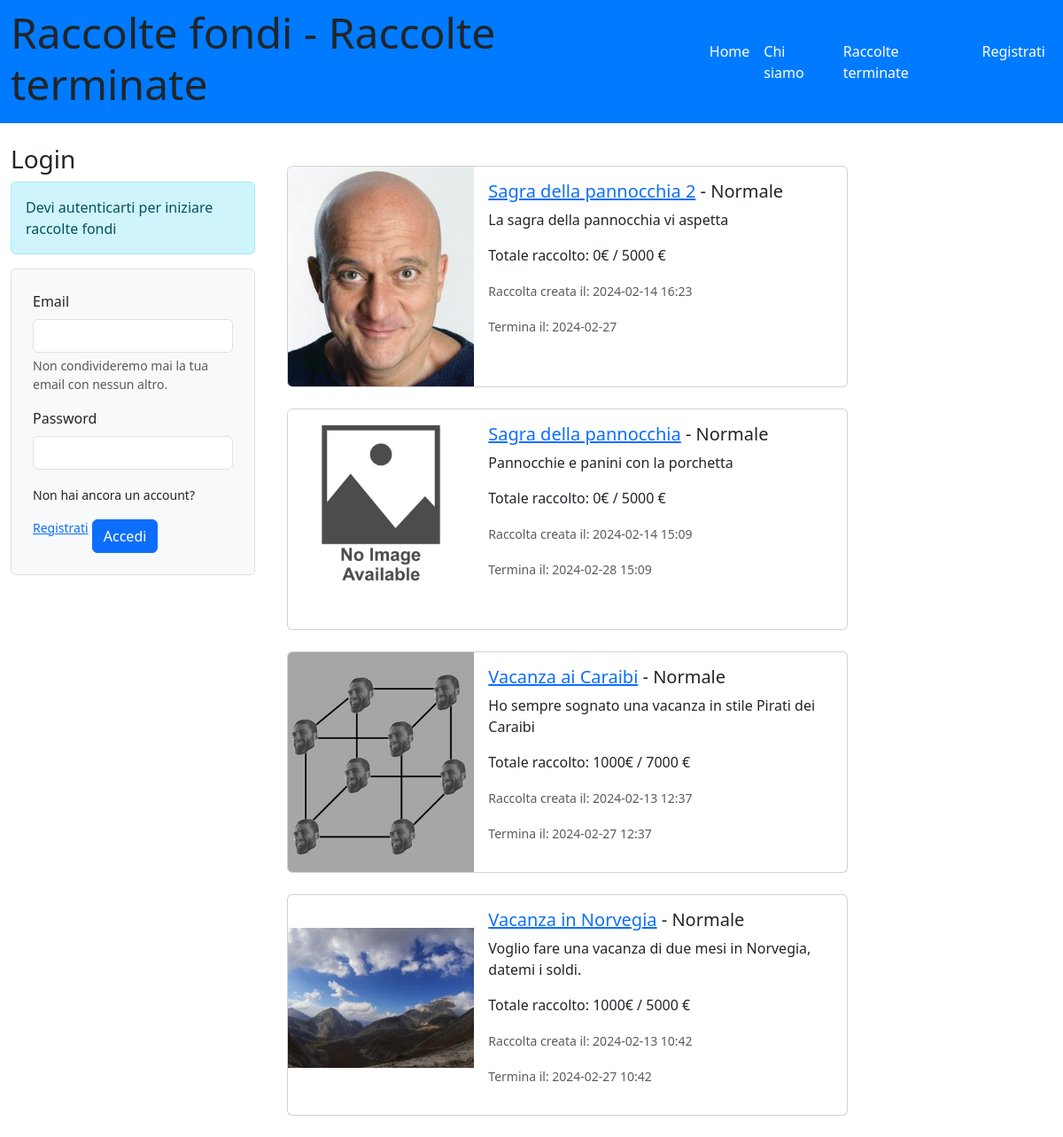
Before: / with the older database file.
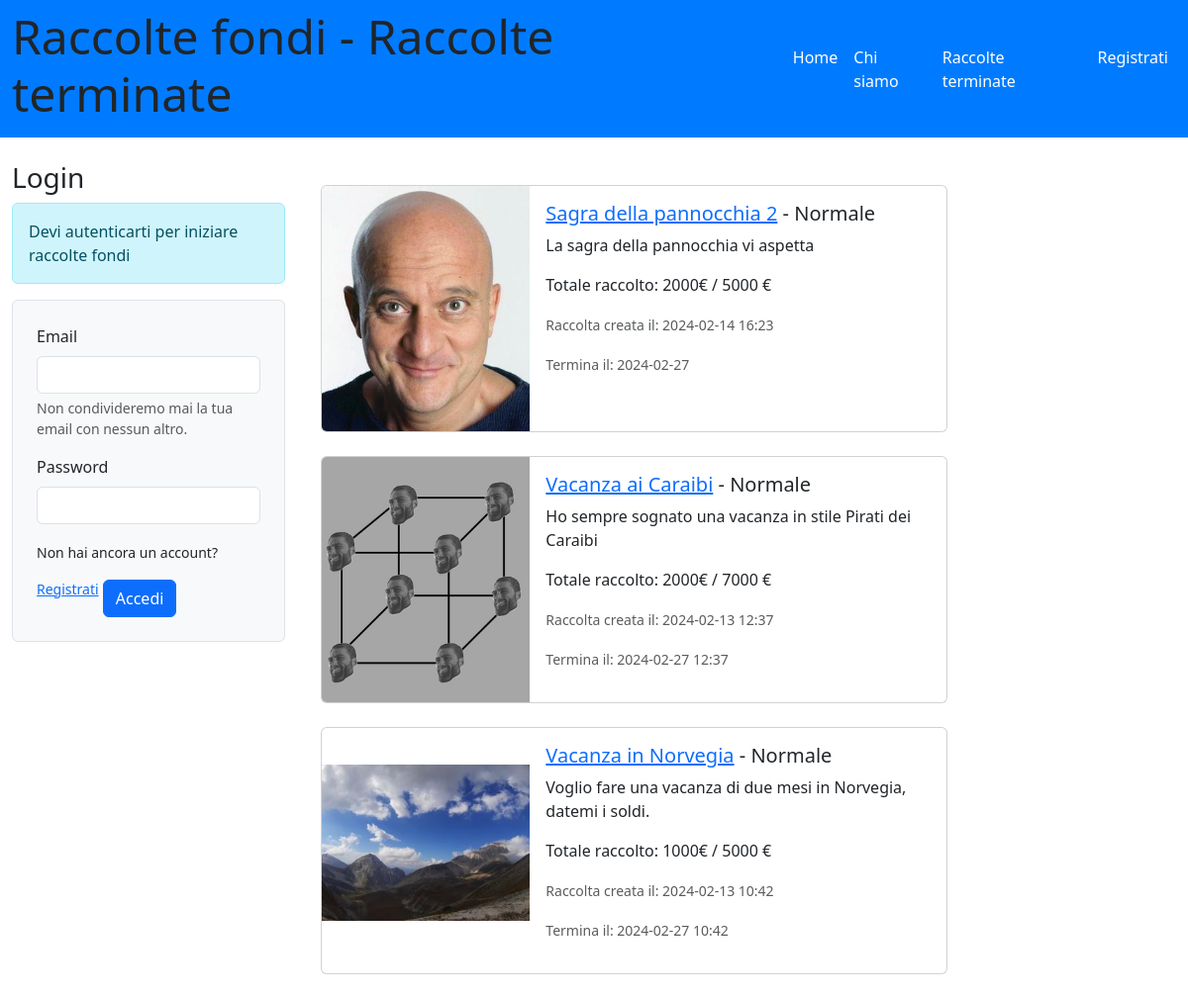
After: the same page with the newer database file.
### tables this page shows
CREATE TABLE "raccolte" (
	"id_raccolta"	INTEGER NOT NULL UNIQUE,
	"nome_raccolta"	TEXT NOT NULL,
	"descrizione"	TEXT,
	"immagine"	TEXT,
	"data_creazione"	TEXT,
	"data_termine"	TEXT,
	"cifra_attuale"	NUMERIC,
	"cifra_da_raggiungere"	NUMERIC,
	"tipo_raccolta"	TEXT,
	"organizzatore_raccolta"	INTEGER,
	"importo_minimo"	NUMERIC,
	"status"	TEXT DEFAULT 'attiva',
	"aggiornata"	TEXT DEFAULT 'no',
	"importo_massimo"	NUMERIC,
	PRIMARY KEY("id_raccolta" AUTOINCREMENT),
	FOREIGN KEY("organizzatore_raccolta") REFERENCES "utenti"("id_utente")
);

### app.py (the view)
@app.route('/')
def home():
    now = datetime.now()  # Get the current date and time
    current_date = now.date()  # Get the current date
    current_hour = now.hour  # Get the current hour
    current_minute = now.minute  # Get the current minute
    data_oggi = now.strftime("%Y-%m-%d %H:%M")
    raccolte_db = raccolte_dao.get_raccolte()
    return render_template('home.html', raccolte=raccolte_db, oggi=data_oggi)

### app.py (called while the page is built)
@app.before_request
def update_before_request():
    app.logger.info('Inizio update_status_e_portafoglio')
    try:
        raccolte_dao.update_status_e_portafoglio()
        app.logger.info('Fine update_status_e_portafoglio')
    except Exception as e:
        print('Error during update:', str(e))

### raccolte_dao.py (called while the page is built)
def get_raccolte():
    conn = sqlite3.connect('db/raccolte_fondi.db')
    conn.row_factory = sqlite3.Row
    cursor = conn.cursor()
    sql = 'SELECT raccolte.id_raccolta, raccolte.nome_raccolta, raccolte.descrizione, raccolte.immagine, raccolte.data_creazione, raccolte.data_termine, raccolte.cifra_attuale, raccolte.cifra_da_raggiungere, raccolte.tipo_raccolta, raccolte.organizzatore_raccolta, raccolte.importo_minimo, raccolte.status, raccolte.aggiornata, raccolte.importo_massimo, utenti.nome, utenti.cognome FROM raccolte LEFT JOIN utenti ON raccolte.organizzatore_raccolta = utenti.id_utente ORDER BY data_creazione DESC'
    cursor.execute(sql)
    raccolte = cursor.fetchall()
    cursor.close()
    conn.close()
    return raccolte

### templates/home.html (shortened to what this page needs)
{% extends "base.html" %}
{% block home_active %}active{% endblock %}
{% block page_name %}Raccolte terminate{% endblock %}
{% block content %}
<div class="container">
    <div class="row">
        <div class="col-lg-3">
            <aside id="myaside">
                {% if not current_user.is_authenticated %}
                <section>
                    <h3>Login</h3>
                    <div class="alert alert-info" role="alert">
                      Devi autenticarti per iniziare raccolte fondi
                    </div>
                    <div class="bg-light p-4 border rounded mb-3">
                        <form action="/login" method="POST">
                            <div class="mb-3">
                                <label for="emailInput" class="form-label">Email</label>
                                <input type="text" class="form-control" id="emailInput" name="email">
                                <div id="emailHelp" class="form-text">Non condivideremo mai la tua email con nessun altro.</div>
                            </div>
                            <div class="mb-3">
                                <label for="passwordInput" class="form-label">Password</label>
                                <input type="password" class="form-control" id="passwordInput" name="password">
                            </div>
                            <small>Non hai ancora un account? <a href="/iscriviti">Registrati</a></small>
                            <button type="submit" class="btn btn-primary mt-3">Accedi</button>
                        </form>
                    </div>
                </section>
                {% endif %}
            </aside>
        </div>
      <main class="col-lg-9">
        <div class="col-9">
          <div class="container mt-4">
              {% for raccolta in raccolte %}
              {% if raccolta.status == 'attiva' %}
              <div class="card mb-4 fixed-height-card">
                  <div class="row g-0">
                      <div class="col-md-4 card-img-container">
                          {% if raccolta.immagine %}
                          <a href="{{ url_for('singola_raccolta', id=raccolta.id_raccolta) }}">
                              <img src="{{ url_for('static', filename=raccolta.immagine) }}" alt="Immagine della raccolta {{ raccolta.nome_raccolta | e }}">
                          </a>
                          {% else %}
                          <a href="{{ url_for('singola_raccolta', id=raccolta.id_raccolta) }}">
                              <img src="{{ url_for('static', filename='no_immagine_raccolta.jpg') }}" alt="La raccolta {{ raccolta.nome_raccolta | e }} non ha immagine">
                          </a>
                          {% endif %}
                      </div>
                      <div class="col-md-8">
                          <div class="card-body d-flex flex-column">
                              <h5 class="card-title">
                                  <a href="{{ url_for('singola_raccolta', id=raccolta.id_raccolta) }}">{{ raccolta.nome_raccolta | e }}</a>
                                  - {% if raccolta.tipo_raccolta == 'lampo' %} Lampo {% else %} Normale {% endif %}
                              </h5>
                              <p class="card-text">{{ raccolta.descrizione }}</p>
                              <p class="card-text">Totale raccolto: {{ raccolta.cifra_attuale }}€ / {{ raccolta.cifra_da_raggiungere }} €</p>
                              {% if raccolta.tipo_raccolta == 'lampo' %}
                              <p class="card-text"><small class="text-muted">Raccolta creata alle ore: {{ raccolta.data_creazione.split(' ')[1] }}</small></p>
                              <p class="card-text"><small class="text-muted">Termina alle ore: {{ raccolta.data_termine.split(' ')[1] }}</small></p>
                              {% else %}
                              <p class="card-text"><small class="text-muted">Raccolta creata il: {{ raccolta.data_creazione }}</small></p>
                              <p class="card-text"><small class="text-muted">Termina il: {{ raccolta.data_termine }}</small></p>
                              {% endif %}
                          </div>
                      </div>
                  </div>
              </div>
              {% endif %}
              {% endfor %}
            </div>
        </div>
      </main>
    </div>
</div>
{% endblock %}

### templates/base.html (shortened to what this page needs)
<!doctype html>
<html lang="en">
<head>
  <link href="https://cdn.jsdelivr.net/npm/bootstrap@5.3.2/dist/css/bootstrap.min.css" rel="stylesheet"
>
  <link rel="stylesheet" href="https://cdn.jsdelivr.net/npm/bootstrap-icons@1.11.2/font/bootstrap-icons.min.css">
  <link rel="stylesheet" href="{{ url_for('static', filename='style.css') }}">
</head>
<body>
  <header id="myheader">
    <nav class="navbar navbar-dark navbar-expand-lg mynavbar">
      <div class="container-fluid">
        <h1 class="display-5">Raccolte fondi - {% block page_name %}{% endblock %}</h1>
        <div class="collapse navbar-collapse" id="navbarSupportedContent">
          <ul class="navbar-nav ms-auto">
            <li class="nav-item">
              <a class="nav-link {%block home_active%}{% endblock %}" aria-current="page" href="/">Home</a>
            </li>
            <li class="nav-item">
              <a class="nav-link {%block about_active%}{% endblock %}" href="{{ url_for('about') }}">Chi siamo</a>
            </li>
            <li class="nav-item">
                <a class="nav-link {%block raccolte_terminate_active%}{% endblock %}" href="{{ url_for('raccolte_terminate') }}">Raccolte terminate</a>
              </li>
            {% if current_user.is_authenticated %}
            <li class="nav-item dropdown dropstart">
              <a class="nav-link dropdown-toggle" href="#" role="button" data-bs-toggle="dropdown"
                aria-expanded="false">
                @{{current_user.nome}} {{current_user.cognome}}
              </a>
              <ul class="dropdown-menu dropdown-menu-dark">
                <li><a class="dropdown-item" href="{{ url_for('le_mie_raccolte') }}">Il mio profilo</a></li>
                <li><a class="dropdown-item" href="{{ url_for('logout') }}">Esci</a></li>
              </ul>
            </li>
            {% else %}
            <li class="nav-item">
              <a class="nav-link {%block signup_active%}{% endblock %}" aria-current="page"
                href="{{ url_for('iscriviti') }}">Registrati</a>
            </li>
            {% endif %}
          </ul>
        </div>
      </div>
    </nav>
  </header>
  <div class="container-fluid mt-4">
    <div class="row">
      {%block content %}{% endblock %}
    </div>
  </div>
</body>
</html>

### static/style.css (style rules this page uses)
.mynavbar { background-color: #007bff; }
.navbar-dark .navbar-nav .nav-link { color: white; }
.fixed-height-card { height: 250px; overflow: hidden; }
.card-img-container img { height: 100%; width: 100%; object-fit: contain; object-position: center; }

Changed rows visible on the page:
removed raccolte: nome_raccolta "Sagra della pannocchia", tipo_raccolta "Normale", descrizione "Pannocchie e panini con la porchetta", cifra_attuale "0", cifra_da_raggiungere "5000", data_creazione "2024-02-14 15:09", data_termine "2024-02-28 15:09"
changed raccolte "Sagra della pannocchia 2": cifra_attuale "0" → "2000"
changed raccolte "Vacanza ai Caraibi": cifra_attuale "1000" → "2000"
